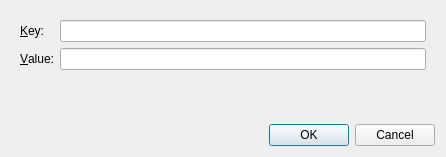
<?xml version="1.0" encoding="UTF-8"?>
<ui version="4.0">
 <class>editor::Child_Dialog</class>
 <widget class="QDialog" name="editor::Child_Dialog">
  <property name="geometry">
   <rect>
    <x>0</x>
    <y>0</y>
    <width>446</width>
    <height>157</height>
   </rect>
  </property>
  <property name="windowTitle">
   <string>Dialog</string>
  </property>
  <layout class="QVBoxLayout" name="verticalLayout">
   <item>
    <widget class="QWidget" name="widget" native="true">
     <layout class="QFormLayout" name="formLayout">
      <item row="0" column="0">
       <widget class="QLabel" name="label">
        <property name="text">
         <string>&amp;Key:</string>
        </property>
        <property name="buddy">
         <cstring>key_edit</cstring>
        </property>
       </widget>
      </item>
      <item row="0" column="1">
       <widget class="QLineEdit" name="key_edit"/>
      </item>
      <item row="1" column="0">
       <widget class="QLabel" name="label_2">
        <property name="text">
         <string>&amp;Value:</string>
        </property>
        <property name="buddy">
         <cstring>value_edit</cstring>
        </property>
       </widget>
      </item>
      <item row="1" column="1">
       <widget class="QLineEdit" name="value_edit"/>
      </item>
     </layout>
    </widget>
   </item>
   <item>
    <widget class="QDialogButtonBox" name="buttonBox">
     <property name="orientation">
      <enum>Qt::Horizontal</enum>
     </property>
     <property name="standardButtons">
      <set>QDialogButtonBox::Cancel|QDialogButtonBox::Ok</set>
     </property>
    </widget>
   </item>
  </layout>
 </widget>
 <resources/>
 <connections>
  <connection>
   <sender>buttonBox</sender>
   <signal>accepted()</signal>
   <receiver>editor::Child_Dialog</receiver>
   <slot>accept()</slot>
   <hints>
    <hint type="sourcelabel">
     <x>248</x>
     <y>254</y>
    </hint>
    <hint type="destinationlabel">
     <x>157</x>
     <y>274</y>
    </hint>
   </hints>
  </connection>
  <connection>
   <sender>buttonBox</sender>
   <signal>rejected()</signal>
   <receiver>editor::Child_Dialog</receiver>
   <slot>reject()</slot>
   <hints>
    <hint type="sourcelabel">
     <x>316</x>
     <y>260</y>
    </hint>
    <hint type="destinationlabel">
     <x>286</x>
     <y>274</y>
    </hint>
   </hints>
  </connection>
 </connections>
</ui>
